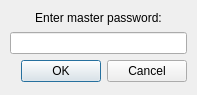
<?xml version="1.0" encoding="UTF-8"?>
<ui version="4.0">
 <class>EnterPasswordDialog</class>
 <widget class="QDialog" name="EnterPasswordDialog">
  <property name="enabled">
   <bool>true</bool>
  </property>
  <property name="geometry">
   <rect>
    <x>0</x>
    <y>0</y>
    <width>197</width>
    <height>95</height>
   </rect>
  </property>
  <property name="windowTitle">
   <string>Enter password</string>
  </property>
  <widget class="QWidget" name="layoutWidget">
   <property name="geometry">
    <rect>
     <x>10</x>
     <y>10</y>
     <width>177</width>
     <height>72</height>
    </rect>
   </property>
   <layout class="QVBoxLayout" name="verticalLayout">
    <item>
     <widget class="QLabel" name="label">
      <property name="text">
       <string>Enter master password:</string>
      </property>
      <property name="alignment">
       <set>Qt::AlignCenter</set>
      </property>
     </widget>
    </item>
    <item>
     <widget class="QLineEdit" name="passwordLine">
      <property name="echoMode">
       <enum>QLineEdit::Password</enum>
      </property>
     </widget>
    </item>
    <item>
     <widget class="QDialogButtonBox" name="buttonBox">
      <property name="orientation">
       <enum>Qt::Horizontal</enum>
      </property>
      <property name="standardButtons">
       <set>QDialogButtonBox::Cancel|QDialogButtonBox::Ok</set>
      </property>
     </widget>
    </item>
   </layout>
  </widget>
 </widget>
 <resources/>
 <connections>
  <connection>
   <sender>buttonBox</sender>
   <signal>accepted()</signal>
   <receiver>EnterPasswordDialog</receiver>
   <slot>accept()</slot>
   <hints>
    <hint type="sourcelabel">
     <x>185</x>
     <y>80</y>
    </hint>
    <hint type="destinationlabel">
     <x>157</x>
     <y>274</y>
    </hint>
   </hints>
  </connection>
  <connection>
   <sender>buttonBox</sender>
   <signal>rejected()</signal>
   <receiver>EnterPasswordDialog</receiver>
   <slot>reject()</slot>
   <hints>
    <hint type="sourcelabel">
     <x>185</x>
     <y>80</y>
    </hint>
    <hint type="destinationlabel">
     <x>286</x>
     <y>274</y>
    </hint>
   </hints>
  </connection>
 </connections>
</ui>
